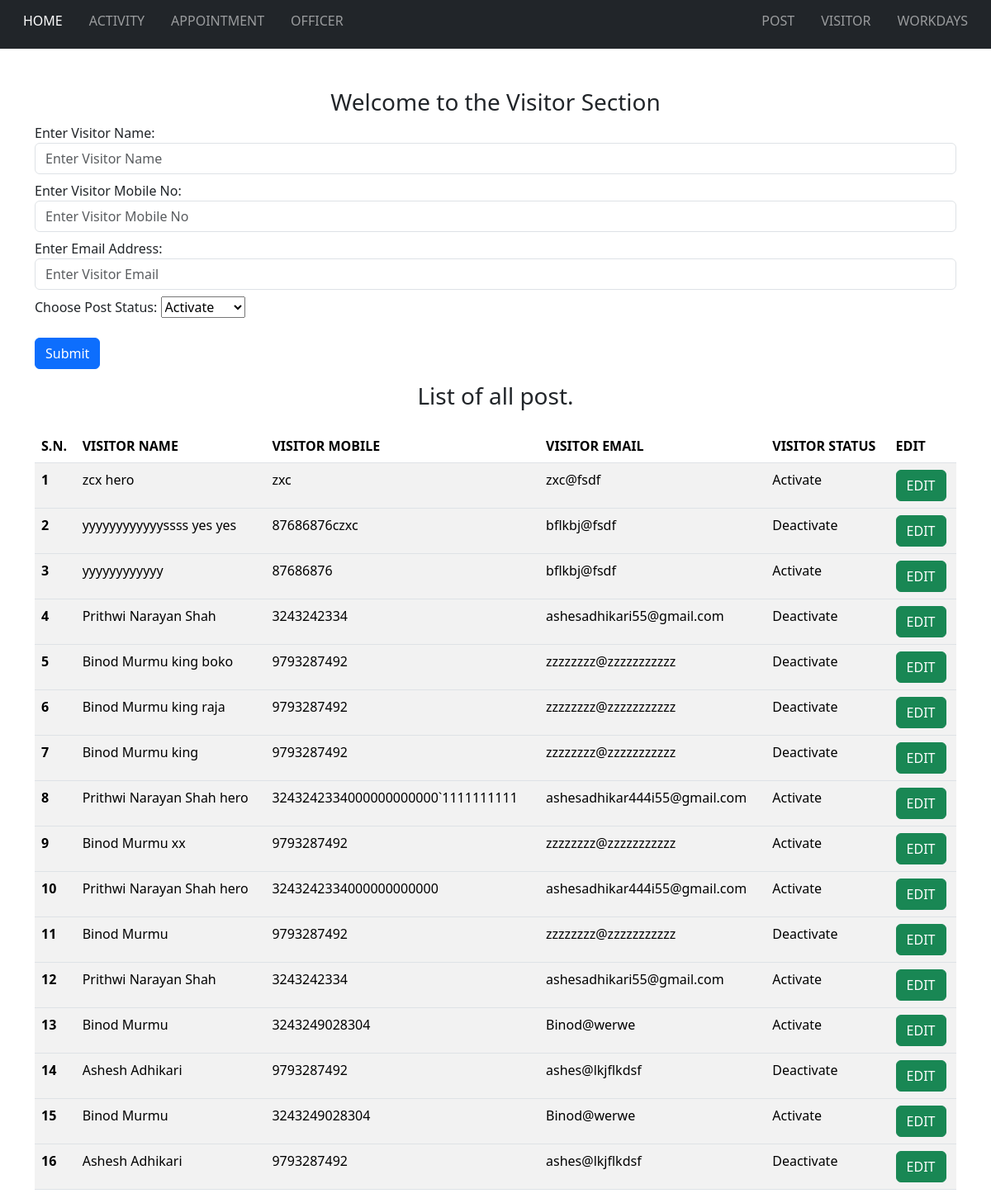
/visitor.php, run on the app's committed database.
### fetch/fetch-visitor.php (the view, shortened to what this page needs)
<?php
$sql_post = "select * from `table-visitor` order by `visitor-id` desc";
$result_post = mysqli_query($con, $sql_post);
$post_counter = 0;
if (mysqli_num_rows($result_post) > 0) {
    while ($row = mysqli_fetch_array($result_post)) {
$status = (($row["visitor-status"]) == 1) ? ('Activate') : ('Deactivate');
 ?>
        <tbody>
            <tr>
                <th scope="row"><?php echo ++$post_counter ?></th>
                <td><?php echo $row["visitor-name"]; ?></td>
                <td><?php echo $row["visitor-mobile"]; ?></td>
                <td><?php echo $row["visitor-email"]; ?></td>
                <td><?php echo $status ?></td>
                <td><a href="visitor.php?visitor_edit=1&visitor_id=<?php echo $row["visitor-id"];?>" class="btn btn-success" name = "visitor_edit_button">EDIT</td>
            </tr>
        </tbody>
<?php
    }
} else {
    echo "This list is empty";
}
?>

### data on the page
table-visitor: value "zcx hero", value "zxc", value "zxc@fsdf", value "Activate"
table-visitor: value "yyyyyyyyyyyyssss yes yes", value "87686876czxc", value "bflkbj@fsdf", value "Deactivate"
table-visitor: value "yyyyyyyyyyyy", value "87686876", value "bflkbj@fsdf", value "Activate"
table-visitor: value "Prithwi Narayan Shah", value "3243242334", value "ashesadhikari55@gmail.com", value "Deactivate"
table-visitor: value "Binod Murmu king boko", value "9793287492", value "zzzzzzzz@zzzzzzzzzzz", value "Deactivate"
table-visitor: value "Binod Murmu king raja", value "9793287492", value "zzzzzzzz@zzzzzzzzzzz", value "Deactivate"
table-visitor: value "Binod Murmu king", value "9793287492", value "zzzzzzzz@zzzzzzzzzzz", value "Deactivate"
table-visitor: value "Prithwi Narayan Shah hero", value "3243242334000000000000`1111111111", value "ashesadhikar444i55@gmail.com", value "Activate"
table-visitor: value "Binod Murmu xx", value "9793287492", value "zzzzzzzz@zzzzzzzzzzz", value "Activate"
table-visitor: value "Prithwi Narayan Shah hero", value "3243242334000000000000", value "ashesadhikar444i55@gmail.com", value "Activate"
table-visitor: value "Binod Murmu", value "9793287492", value "zzzzzzzz@zzzzzzzzzzz", value "Deactivate"
table-visitor: value "Prithwi Narayan Shah", value "3243242334", value "ashesadhikari55@gmail.com", value "Activate"
table-visitor: value "Binod Murmu", value "3243249028304", value "Binod@werwe", value "Activate"
table-visitor: value "Ashesh Adhikari", value "9793287492", value "ashes@lkjflkdsf", value "Deactivate"
table-visitor: value "Binod Murmu", value "3243249028304", value "Binod@werwe", value "Activate"
table-visitor: value "Ashesh Adhikari", value "9793287492", value "ashes@lkjflkdsf", value "Deactivate"
